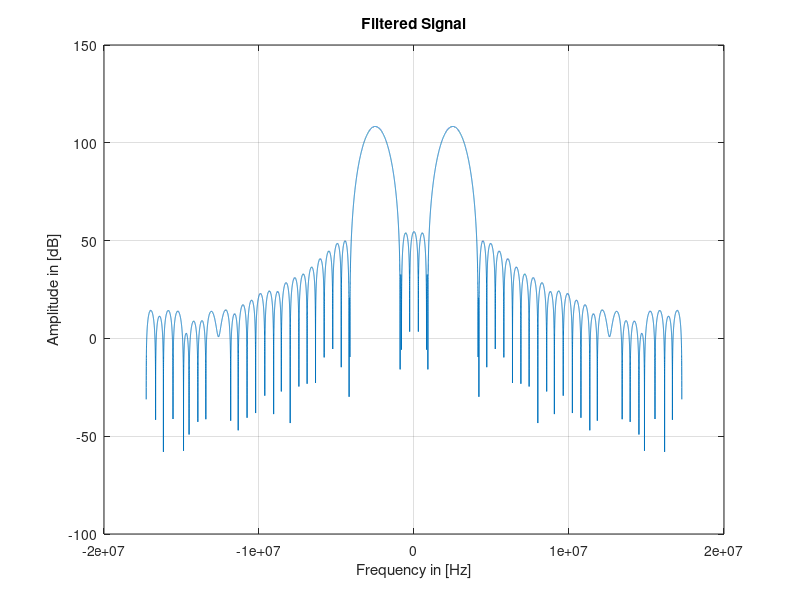

The MATLAB source for this figure:
clear all;
close all;
clc;

Fs = 34.56e6;
F1 = 2e6;
F2 = 5e6;
F3 = 8e6;

%Time 200 milliseconds
t = 0:1/Fs:0.001-1/Fs;

%Create the signals
x1 = cos(2*pi*F1*t);
x2 = cos(2*pi*F2*t);
x4 = cos(2*pi*F3*t);
x3 = x1 + x2 + x4;

%Create Nfft
Nfft = length(t);
f = (-Nfft/2:Nfft/2-1)*Fs/Nfft;

X3 = fft(x3, Nfft);

#figure
#plot(f, 20*log10(abs(fftshift(X3))))
#xlabel('Frequency in [Hz]')
#xlabel('Frequency in [Hz]')
#grid on
#title('Signal')

pkg load signal
# Bandfilter vom 02.05.2022
#lpcoeff = fir1(63, [4e6/Fs,21e6/Fs], 'bandpass' , 'blackman');#, hann(64+1));
# Test mit Bandfilter 30 khz, 02.05.2022
lpcoeff = fir1(63, [5.0e6/Fs,5.030e6/Fs], 'bandpass' , 'blackman');#, hann(64+1));
#lpcoeff = fir1(63, 1e6/Fs);#, hann(64+1));
#lpcoeff = [-4, -6, -37, 35, 186, 86, -284, -315, 107, 219, -4, 271, 558, -307, -1182, -356, 658, 157, 207, 1648, 790, -2525, -2553, 748, 865, -476, 3737, 6560, -3583, -14731, -5278, 14819, 14819, -5278, -14731, -3583, 6560, 3737, -476, 865, 748, -2553, -2525, 790, 1648, 207, 157, 658, -356, -1182, -307, 558, 271, -4, 219, 107, -315, -284, 86, 186, 35, -37, -6, -4];

# Convert the fixed point Coefficients to INT16 Coefficients
numberOfBits = 16;
L = floor(log2((2^(numberOfBits-1)-1)/max(lpcoeff)));
bsc = int16(lpcoeff*2^L);


#lpcoeff_floatingPoint = int16(lpcoeff);
#y = filter(lpcoeff, 1, x3); %only nominator, no denominator

#Y = fft(y,Nfft);
Y = fft(bsc,Nfft);
#Y = fft(lpcoeff,Nfft);

figure
plot(f, 20*log10(abs(fftshift(Y))))
xlabel('Frequency in [Hz]')
ylabel('Amplitude in [dB]')
grid on
title('Filtered Signal')
 ##Ende
